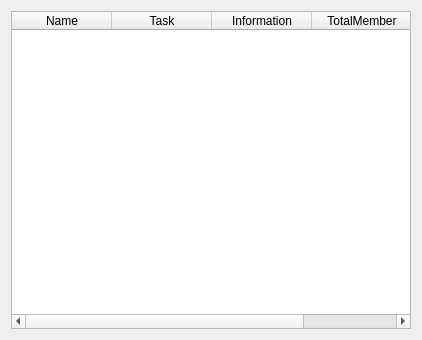
<?xml version="1.0" encoding="UTF-8"?>
<ui version="4.0">
 <class>Organization</class>
 <widget class="QDialog" name="Organization">
  <property name="geometry">
   <rect>
    <x>0</x>
    <y>0</y>
    <width>422</width>
    <height>340</height>
   </rect>
  </property>
  <property name="windowTitle">
   <string>Dialog</string>
  </property>
  <layout class="QGridLayout" name="gridLayout">
   <item row="0" column="0">
    <widget class="QTableWidget" name="tableWidget">
     <column>
      <property name="text">
       <string>Name</string>
      </property>
     </column>
     <column>
      <property name="text">
       <string>Task</string>
      </property>
     </column>
     <column>
      <property name="text">
       <string>Information</string>
      </property>
     </column>
     <column>
      <property name="text">
       <string>TotalMember</string>
      </property>
     </column>
    </widget>
   </item>
  </layout>
 </widget>
 <resources/>
 <connections/>
</ui>
